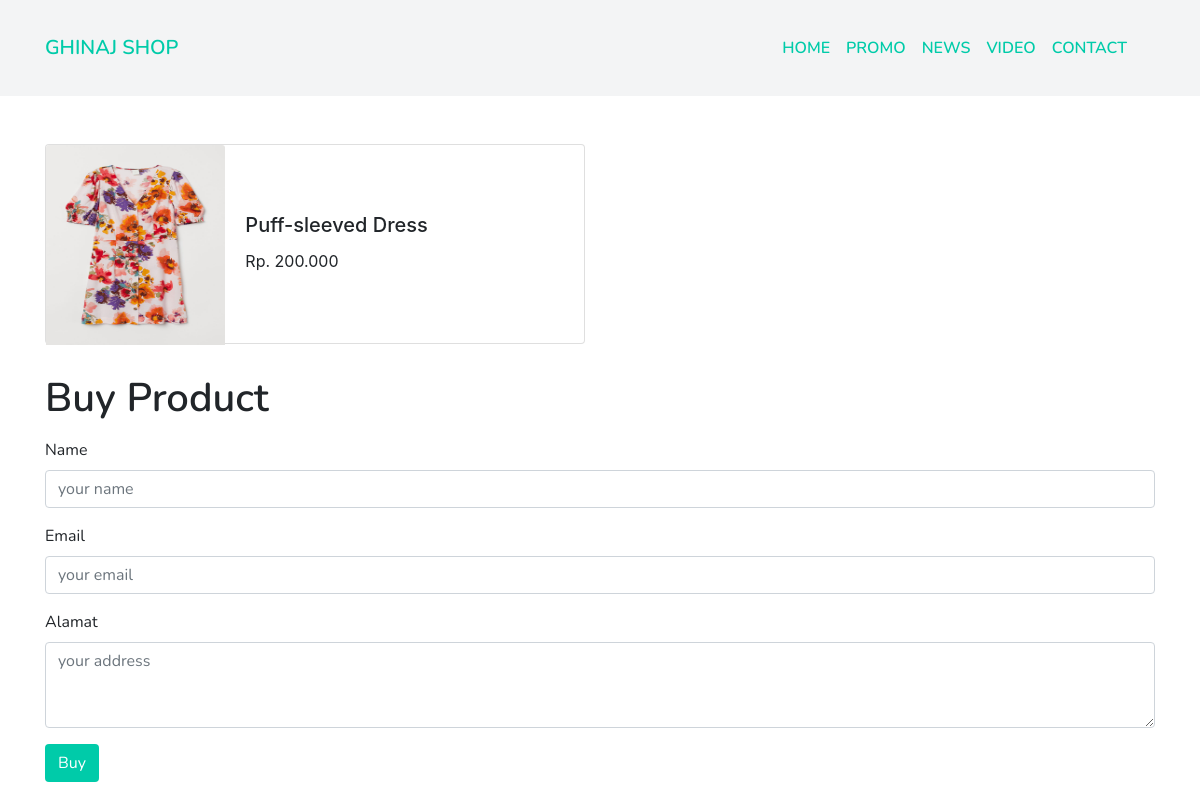
Page /buy.php?id_produk=2 on the committed database.
### tables this page shows
CREATE TABLE `produk` (
  `id_produk` int(11) NOT NULL,
  `name` varchar(200) NOT NULL,
  `gambar` varchar(200) NOT NULL,
  `harga` int(200) NOT NULL,
  `kategori` varchar(200) NOT NULL
);

### buy.php (the view, shortened to what this page needs)
<?php
require('function/connect.php');
$idp = $_GET['id_produk'];
?>
<!doctype html>
<html lang="en">
  <head>
    <link rel="stylesheet" href="css/bootstrap.css">
    <link rel="stylesheet" href="css/bootstrap-icons.css">
    <link rel="stylesheet" href="css/custom.css">
  </head>
  <body>
    <nav class="navbar navbar-expand-lg bg-color" style="z-index: 2;">
        <div class="container">
            <a class="navbar-brand nunito-bold color1 text-uppercase" href="#">GhiNaj Shop</a>
            <div class="collapse navbar-collapse" id="navbarToggler">
                <ul class="navbar-nav ml-auto nunito-bold text-uppercase" style="padding: 20px;">
                    <li class="nav-item active">
                        <a class="nav-link color1" href="index.php">Home</span></a>
                    </li>
                    <li class="nav-item">
                        <a class="nav-link color1" href="promo.php">Promo</span></a>
                    </li>
                    <li class="nav-item">
                        <a class="nav-link color1" href="berita.php">News</span></a>
                    </li>
                    <li class="nav-item">
                        <a class="nav-link color1" href="video.php">Video</span></a>
                    </li>
                    <li class="nav-item">
                        <a class="nav-link color1" href="contact.php">Contact</span></a>
                    </li>
                </ul>
            </div>
        </div>
    </nav>
    <div class="container mt-5">
                <?php
                    $nws = mysqli_query($conn, "SELECT * FROM produk WHERE id_produk='$idp'");
                    if(mysqli_num_rows($nws) > 0) {
                    while ($row = mysqli_fetch_assoc($nws)) {
                      $jd = $row['name'];
                      $img = $row['gambar'];
                      $hr = $row['harga'];
                      $fil = "upload/produk/" . $img;
                      if (file_exists($fil) && $img) {
                        $gambr = "upload/produk/" . $img;
                      }
                    ?>
                    <div class="card mb-3" style="max-width: 540px; height: 200px;">
                    <div class="row no-gutters">
                        <div class="col-md-4">
                        <img src="<?php echo $gambr; ?>" height="200" class="card-img-top" alt="...">
                        </div>
                        <div class="col-md-8">
                        <div class="card-body mt-5">
                            <h5 class="card-title"><?php echo $jd; ?></h5>
                            <p class="card-text"><?php echo "Rp. " . number_format($hr, 0, ".", "."); ?></p>
                        </div>
                        </div>
                    </div>
                    </div>
                    <br>
                    <?php } ?>
                    <?php } else {
                        echo '<p>Product not found</p>';
                    } ?>
                    <h1 class="nunito-bold" style="margin-top: -10px;">Buy Product</h1>
                    <form class="nunito-regular mt-3" method="post">
                    <div class="form-group">
                        <label for="exampleInputEmail1">Name</label>
                        <input name="nama" placeholder="your name" type="text" class="form-control" id="exampleInputEmail1" required>
                    </div>
                    <div class="form-group">
                        <label for="exampleInputEmail1">Email</label>
                        <input name="email" placeholder="your email" type="email" class="form-control" id="exampleInputEmail1" required>
                    </div>
                    <div class="form-group">
                            <label for="exampleInputPassword1">Alamat</label>
                            <textarea name="alamat" placeholder="your address" class="form-control" id="exampleFormControlTextarea1" rows="3" required></textarea>
                        </div>
                    <button type="submit" name="buys" class="btn bg-color1 text-white">Buy</button>
                    </form>
    </div>
    <br>
    <br>
  </body>
</html>

### css/custom.css (style rules this page uses)
.nunito-regular { font-family: "Nunito", sans-serif; font-weight: 400; }
.nunito-bold { font-family: "Nunito", sans-serif; font-weight: 600; }
.bg-color { background-color: #f3f4f5 !important; }
.bg-color1 { background-color: #00cba9 !important; }
.color1 { color: #00cba9 !important; }

### rows in the picture
produk: gambar (picture), name "Puff-sleeved Dress", harga "200.000"
